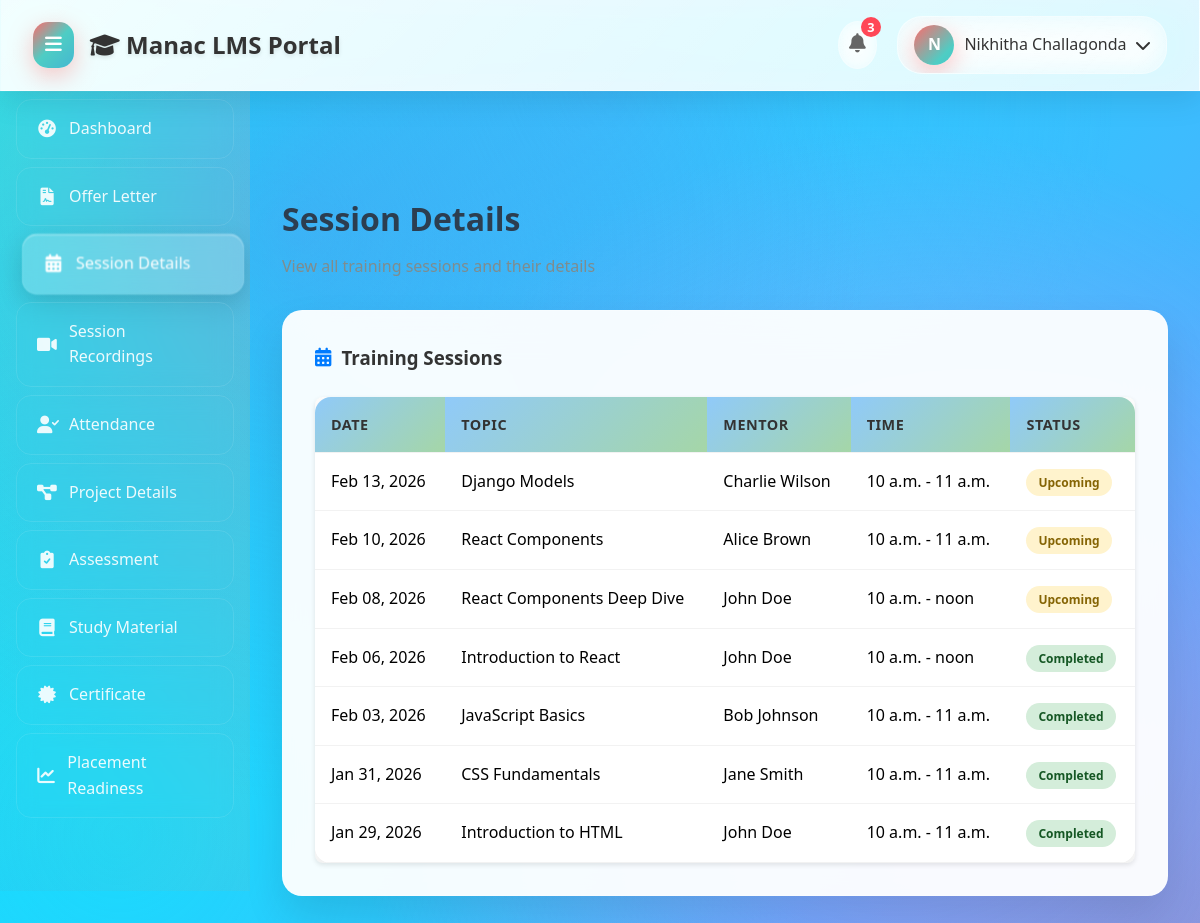
Page /session-details/ (signed in) on the earlier database version.
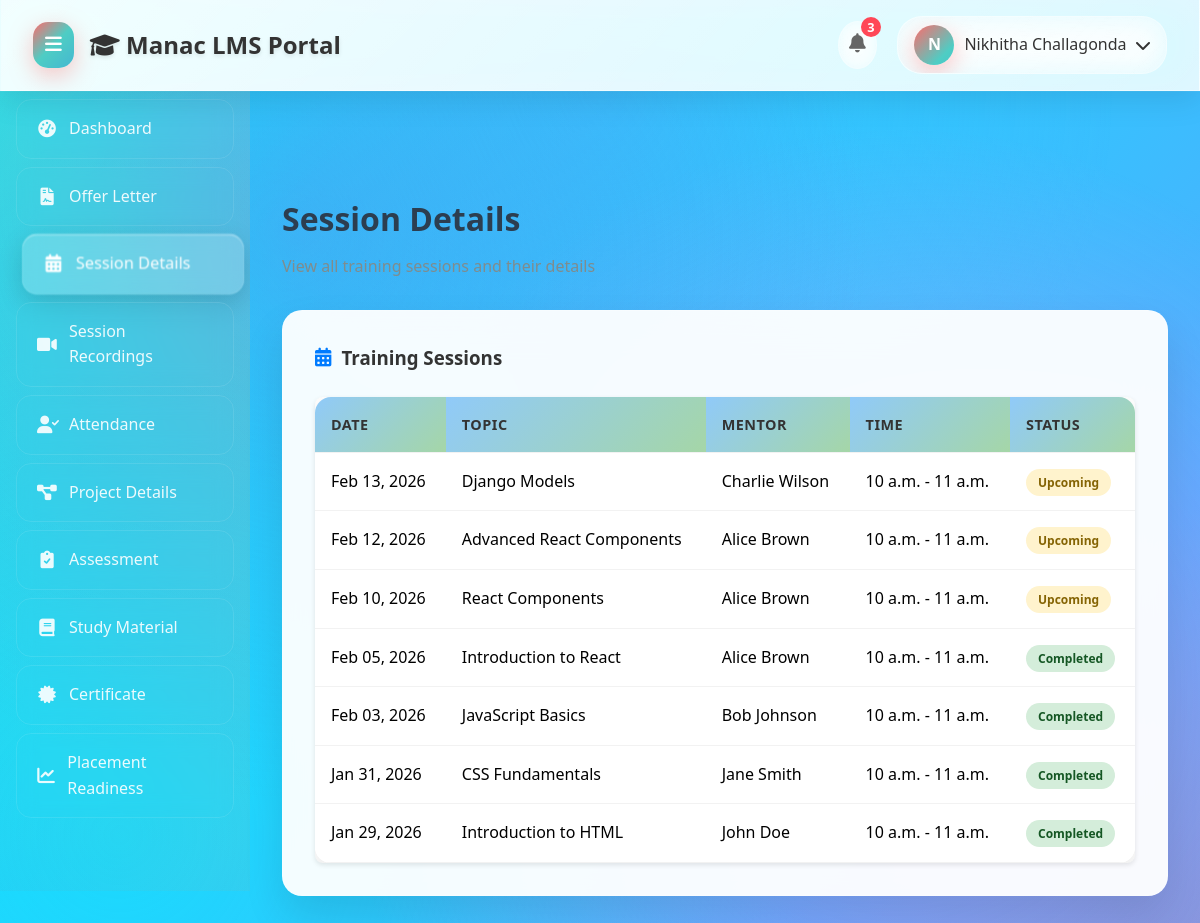
Same page on the later database version.
### lms/models.py (models this page shows, shortened)
class Session(models.Model):
    title = models.CharField(max_length=200)
    topic = models.CharField(max_length=200)
    mentor = models.CharField(max_length=100)
    date = models.DateField()
    start_time = models.TimeField()
    end_time = models.TimeField()
    description = models.TextField(blank=True)
    recording_url = models.URLField(blank=True)
    is_completed = models.BooleanField(default=False)
    created_at = models.DateTimeField(default=timezone.now)
    class Meta:
        ordering = ['-date', '-start_time']

### lms/views.py (the view)
# urls.py: path('session-details/', views.session_details, name='session_details'),
@login_required
def session_details(request):
    sessions = Session.objects.all().order_by('-date')
    context = {'sessions': sessions}
    return render(request, 'lms/session_details.html', context)

### lms/templates/lms/session_details.html (shortened to what the changed rows need)
<!DOCTYPE html>
<html lang="en">
<head>
    <link rel="stylesheet" href="https://cdnjs.cloudflare.com/ajax/libs/font-awesome/6.0.0/css/all.min.css">
</head>
<body>
    <div class="header">
        <div class="header-left">
            <h2><i class="fas fa-graduation-cap"></i> Manac LMS Portal</h2>
        </div>
    </div>
    <div class="container">
        <div class="main-content" id="main-content">
            <div class="content-header">
                <h2>Session Details</h2>
            </div>
            <div class="card">
                <div class="table-responsive" style="margin-top: 20px; background: #fff; border-radius: 8px; overflow: hidden; box-shadow: 0 2px 5px rgba(0,0,0,0.1);">
                    <table class="table">
                        <thead>
                            <tr>
                                <th>Date</th>
                                <th>Topic</th>
                                <th>Mentor</th>
                                <th>Time</th>
                                <th>Status</th>
                            </tr>
                        </thead>
                        <tbody>
                            {% for session in sessions %}
                            <tr>
                                <td>{{ session.date|date:"M d, Y" }}</td>
                                <td>{{ session.title }}</td>
                                <td>{{ session.mentor }}</td>
                                <td>{{ session.start_time }} - {{ session.end_time }}</td>
                                <td>
                                    {% if session.is_completed %}
                                        <span class="status-badge status-completed">Completed</span>
                                    {% else %}
                                        <span class="status-badge status-upcoming">Upcoming</span>
                                    {% endif %}
                                </td>
                            </tr>
                            {% endfor %}
                        </tbody>
                    </table>
                </div>
            </div>
        </div>
    </div>
</body>
</html>

Differences in the rows shown:
removed Session: date "Feb 08, 2026", title "React Components Deep Dive", mentor "John Doe", start_time "10 a.m.", end_time "noon", is_completed "Upcoming"
removed Session: date "Feb 06, 2026", title "Introduction to React", mentor "John Doe", start_time "10 a.m.", end_time "noon", is_completed "Completed"
added Session: date "Feb 12, 2026", title "Advanced React Components", mentor "Alice Brown", start_time "10 a.m.", end_time "11 a.m.", is_completed "Upcoming"
added Session: date "Feb 05, 2026", title "Introduction to React", mentor "Alice Brown", start_time "10 a.m.", end_time "11 a.m.", is_completed "Completed"
